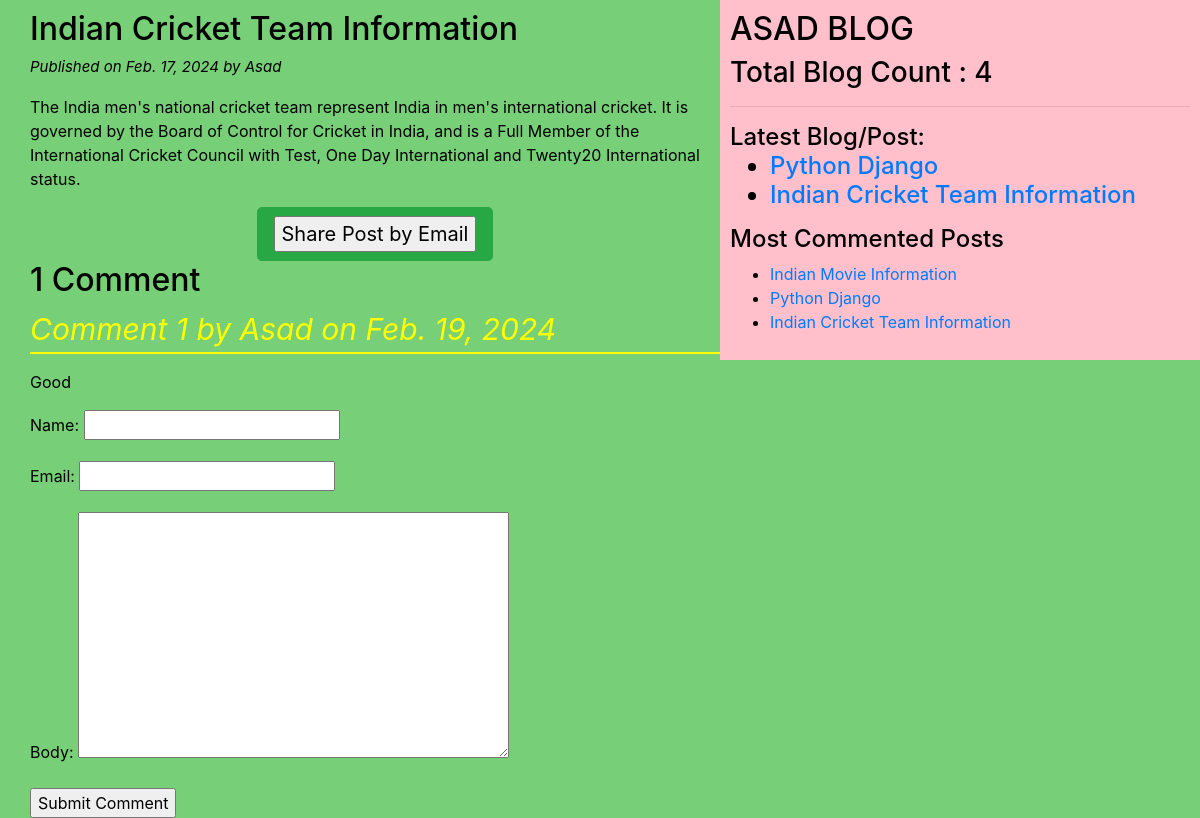
The page /2024/02/17/Indian-Team/ on the database its author committed.
### blogapp/models.py (models this page shows, shortened)
class PostTable(models.Model):
    STATUS_CHOICES = (('draft','Draft'),('published','Published')) # Incase if we want to keep in draft and alter later
    title = models.CharField(max_length=50)
    author = models.ForeignKey(User, on_delete=models.CASCADE, related_name = 'blog_posts') #ManyToOne Relationship, One author might be posting many blogs
    body_blog = models.TextField() # for posting huge content
    publish_blog = models.DateField(default = timezone.now) # Date of blog post
    creation_blog = models.DateField(auto_now_add = True) # Date of creationg of blog
    updation_blog = models.DateField(auto_now = True) # Date of updation of blog
    slug = models.SlugField(max_length = 50, unique_for_date = 'publish_blog') #Giving the endpoint in url and to avoid the clashes with two same title name
    status = models.CharField(max_length=50, choices = STATUS_CHOICES, default = 'draft')
    objects = CustomManager()
    tags = TaggableManager()
    class Meta:
        ordering = ('-publish_blog',)
    def get_absolute_url(self):
        return reverse('post_detail',args = [self.publish_blog.year, self.publish_blog.strftime('%m'),self.publish_blog.strftime('%d'),self.slug])

class CommentTable(models.Model):
    post = models.ForeignKey(PostTable, related_name="comments", on_delete=models.CASCADE)
    name = models.CharField(max_length=50)
    email = models.EmailField()
    body = models.TextField()
    created = models.DateField(auto_now_add=True)
    updated = models.DateField(auto_now=True)
    active = models.BooleanField(default = True)
    class Meta:
        ordering = ('-created',)

### blogapp/views.py (the view)
# urls.py: re_path(r'^(?P<year>\d{4})/(?P<month>\d{2})/(?P<day>\d{2})/(?P<post>[-\w]+)/$',views.post_detail_view, name = 'post_detail'),
def post_detail_view(request,year,month, day, post):
    post = get_object_or_404(PostTable, slug = post,status = 'published', publish_blog__year = year, publish_blog__month = month, publish_blog__day = day)
    comments = post.comments.filter(active = True) #--> Collecting the comment
    csubmit = False
    if request.method == "POST":
        form = CommentForm(request.POST)
        if form.is_valid():
            new_comment = form.save(commit=False) #--> if any alteration has to be done so we are doing this orelse will save directly
            new_comment.post = post #--> fetching comment from post already posted
            new_comment.save()
            csubmit = True
    else:
        form = CommentForm()
    my_dict = {'post':post, 'form':form, 'csubmit':csubmit,'comments':comments}
    return render(request=request, template_name="blogapp/post_detail.html", context = my_dict)

### blogapp/forms.py
class CommentForm(forms.ModelForm):
    class Meta:
        model = CommentTable
        fields = ('name','email','body')

### blogapp/models.py (called while the page is built)
    def get_queryset(self):
        return super().get_queryset().filter(status = 'published')

### blogapp/templatetags/blog_tags.py (called while the page is built)
@register.simple_tag(name = 'my_tag')
def total_posts():
    return PostTable.objects.count()

@register.inclusion_tag('blogapp/latest_posts.html')
def show_latest_posts():
    latest_posts = PostTable.objects.order_by('-publish_blog')[:2]
    return {'latest_posts':latest_posts}

@register.simple_tag()
def get_most_commented_posts(total = 3):
    return PostTable.objects.annotate(total_comments = Count('comments')).order_by('-total_comments')[:total] # getting the comments and ordering

### templates/blogapp/post_detail.html (shortened to what this page needs)
{% extends "blogapp/base.html" %}
{% block body_block %}
        <h2>{{ post.title }} </h2>
        <p id = "date">Published on {{ post.publish_blog }} by {{ post.author|title }}</p>
        {{ post.body_blog|linebreaks }}
        <div class = "container" align="center">
        <a href="/{{ post.id }}/share" class = "btn btn-lg btn-success"><input type="button" value="Share Post by Email"></a>
        </div>
        {% with comments.count as comments_count %} <!- Aliasing concept of html ->
            <h2> {{ comments_count }} Comment {{ comments_count|pluralize }}</h2>
        {% endwith %}
        {% if comments %}
            {% for i  in comments %}
                <p id = "ch">Comment {{ forloop.counter }} by {{ i.name }} on {{ i.created }}</p> <!- forloop is builtin for just to get the comment count ->
                <div class = "cb">
                    {{ i.body|linebreaks }}
                </div>
            {% endfor %}
        {% else %}
                <p>There are no comments yet!!!</p>
        {% endif %}
        {% if csubmit %}
            <h2>Your comment added successfully</h2>
        {% else %}
            <form method = "POST">
                {{ form.as_p }}
                <input type = "submit", name="", value = "Submit Comment">
            </form>
        {% endif %}
{% endblock body_block %}

### templates/blogapp/base.html (shortened to what this page needs)
<!DOCTYPE html>
{% load static %}
{% load blog_tags %}
<html lang="en">
<head>
    <link rel="stylesheet" href="https://cdn.jsdelivr.net/npm/bootstrap@4.6.2/dist/css/bootstrap.min.css">
    <link rel="stylesheet" type = "text/css" href="{% static "css/blogapp/blog.css" %}">
</head>
<body>
    <div class="contents">
    {% block body_block %}
    {% endblock body_block %}
    </div>
    <div class="sidebar">
        <h2>ASAD BLOG</h2>
        <h3>Total Blog Count : {% my_tag %}</h3> <hr>
        <h4>Latest Blog/Post: {% show_latest_posts %}</h4>
        <h4>Most Commented Posts</h4>
        {% get_most_commented_posts as m_c_p %}
        <ul>
            {% for i in m_c_p %}
                <li>
                    <a href = "{{ i.get_absolute_url }}"> {{ i.title }}</a>
                </li>
            {% endfor %}
        </ul>
    </div>
</body>
</html>

### templates/blogapp/latest_posts.html
<ul>
    {% for i in latest_posts %}
        <li>
            <a href="{{ i.get_absolute_url }}">{{ i.title }}</a>
        </li>
    {% endfor %}
</ul>

### static/css/blogapp/blog.css (style rules this page uses)
.contents { width: 60%; float: left; padding: 10px 0 0 30px; background: rgb(119, 207, 119); height: 100%; }
.sidebar { width: 40%; float: right; padding: 10px; background: pink; height: 100%; }
body { color: black; background: rgb(119, 207, 119); }
#date { color: black; font-size: 15px; font-style: italic; }
#ch { color: yellow; font-size: 30px; font-style: italic; border-bottom: 2px solid yellow; }

### rows shown on the page
PostTable: title "Indian Cricket Team Information", publish_blog "Feb. 17, 2024", author "Asad", body_blog "The India men's national cricket team represent India in men's international cricket. It is governed by the Board of Control for Cricket in India, and is a Full Member of the International Cricket Council with Test, One Day International and Twenty20 International status."
CommentTable: name "Asad", created "Feb. 19, 2024", body "Good"
PostTable: title "Python Django"
PostTable: title "Indian Movie Information"

### other values the page prints
{{ comments_count }} "1"
